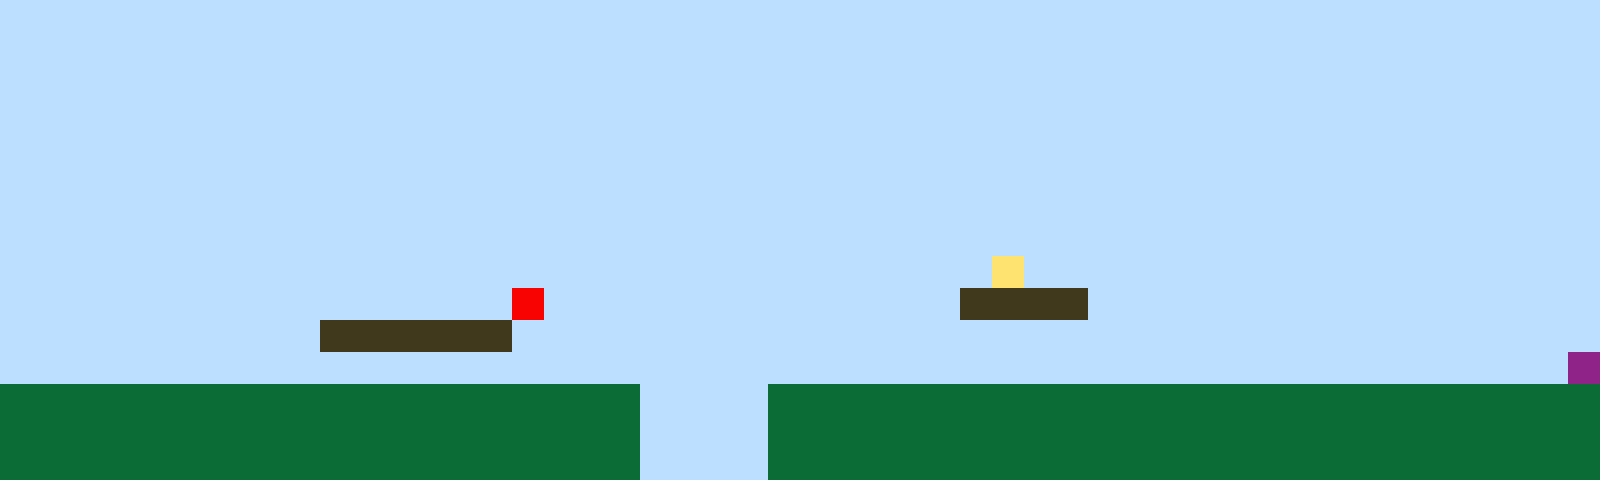

A level layout from a 2D game, rendered from its tile map. Below: a short description, then the map file with its tile-grid data intact:
An orthogonal 50x15 tile map with 32x32 px tiles, 1 tile layer (Tile Layer 1).

<map version="1.10" tiledversion="1.11.2" orientation="orthogonal" renderorder="right-up" width="50" height="15" tilewidth="32" tileheight="32" infinite="0" nextlayerid="2" nextobjectid="1"><editorsettings><export target="map1.csv" format="csv" /></editorsettings><tileset firstgid="1" name="sprites" tilewidth="32" tileheight="32" tilecount="6" columns="3"><image source="sprites.png" width="96" height="64" /></tileset><layer id="1" name="Tile Layer 1" width="50" height="15"><data encoding="csv">1,1,1,1,1,1,1,1,1,1,1,1,1,1,1,1,1,1,1,1,1,1,1,1,1,1,1,1,1,1,1,1,1,1,1,1,1,1,1,1,1,1,1,1,1,1,1,1,1,1,1,1,1,1,1,1,1,1,1,1,1,1,1,1,1,1,1,1,1,1,1,1,1,1,1,1,1,1,1,1,1,1,1,1,1,1,1,1,1,1,1,1,1,1,1,1,1,1,1,1,1,1,1,1,1,1,1,1,1,1,1,1,1,1,1,1,1,1,1,1,1,1,1,1,1,1,1,1,1,1,1,1,1,1,1,1,1,1,1,1,1,1,1,1,1,1,1,1,1,1,1,1,1,1,1,1,1,1,1,1,1,1,1,1,1,1,1,1,1,1,1,1,1,1,1,1,1,1,1,1,1,1,1,1,1,1,1,1,1,1,1,1,1,1,1,1,1,1,1,1,1,1,1,1,1,1,1,1,1,1,1,1,1,1,1,1,1,1,1,1,1,1,1,1,1,1,1,1,1,1,1,1,1,1,1,1,1,1,1,1,1,1,1,1,1,1,1,1,1,1,1,1,1,1,1,1,1,1,1,1,1,1,1,1,1,1,1,1,1,1,1,1,1,1,1,1,1,1,1,1,1,1,1,1,1,1,1,1,1,1,1,1,1,1,1,1,1,1,1,1,1,1,1,1,1,1,1,1,1,1,1,1,1,1,1,1,1,1,1,1,1,1,1,1,1,1,1,1,1,1,1,1,1,1,1,1,1,1,1,1,1,1,1,1,1,1,1,1,1,1,1,1,1,1,1,1,1,1,1,1,1,1,1,1,1,1,1,1,1,1,1,1,1,1,1,1,1,1,1,1,1,1,1,1,1,1,1,1,1,1,1,1,1,1,1,1,1,1,1,1,1,1,1,1,1,1,1,1,1,1,1,1,1,1,1,1,1,1,1,1,1,1,1,1,1,1,1,1,1,1,1,4,1,1,1,1,1,1,1,1,1,1,1,1,1,1,1,1,1,1,1,1,1,1,1,1,1,1,1,1,1,1,1,1,1,1,5,1,1,1,1,1,1,1,1,1,1,1,1,1,3,3,3,3,1,1,1,1,1,1,1,1,1,1,1,1,1,1,1,1,1,1,1,1,1,1,1,1,1,1,3,3,3,3,3,3,1,1,1,1,1,1,1,1,1,1,1,1,1,1,1,1,1,1,1,1,1,1,1,1,1,1,1,1,1,1,1,1,1,1,1,1,1,1,1,1,1,1,1,1,1,1,1,1,1,1,1,1,1,1,1,1,1,1,1,1,1,1,1,1,1,1,1,1,1,1,1,1,1,1,1,1,1,1,1,1,1,1,1,6,2,2,2,2,2,2,2,2,2,2,2,2,2,2,2,2,2,2,2,2,1,1,1,1,2,2,2,2,2,2,2,2,2,2,2,2,2,2,2,2,2,2,2,2,2,2,2,2,2,2,2,2,2,2,2,2,2,2,2,2,2,2,2,2,2,2,2,2,2,2,1,1,1,1,2,2,2,2,2,2,2,2,2,2,2,2,2,2,2,2,2,2,2,2,2,2,2,2,2,2,2,2,2,2,2,2,2,2,2,2,2,2,2,2,2,2,2,2,2,2,1,1,1,1,2,2,2,2,2,2,2,2,2,2,2,2,2,2,2,2,2,2,2,2,2,2,2,2,2,2</data></layer></map>
